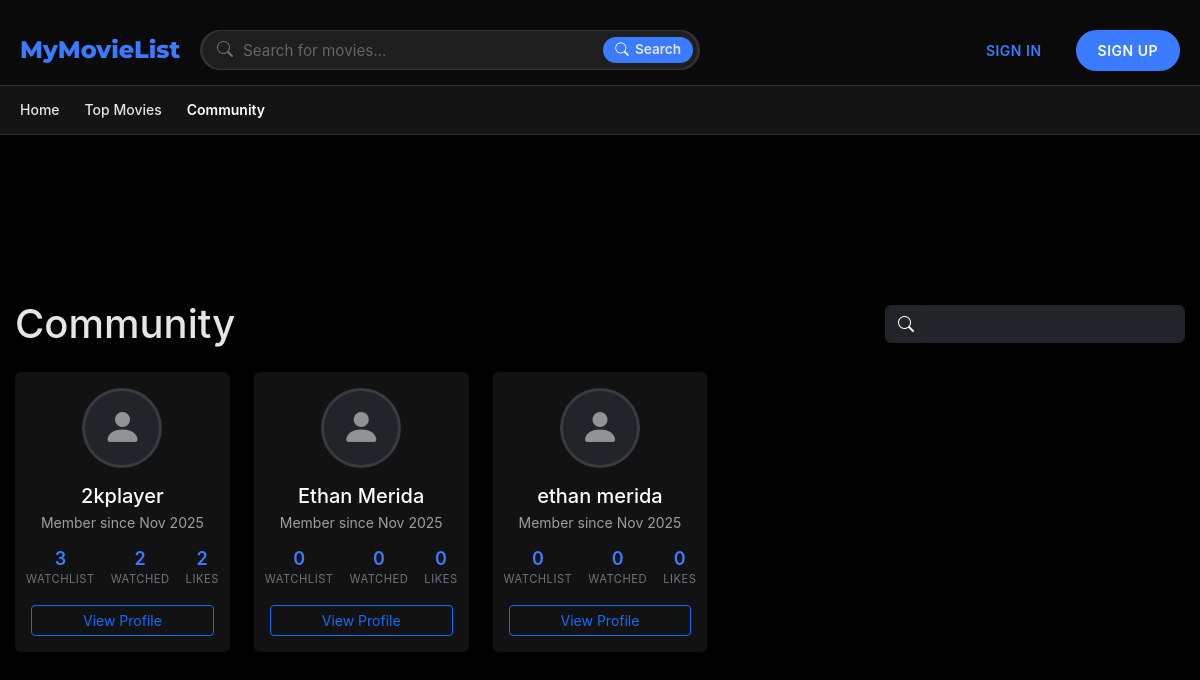
Before: /community with the older database file.
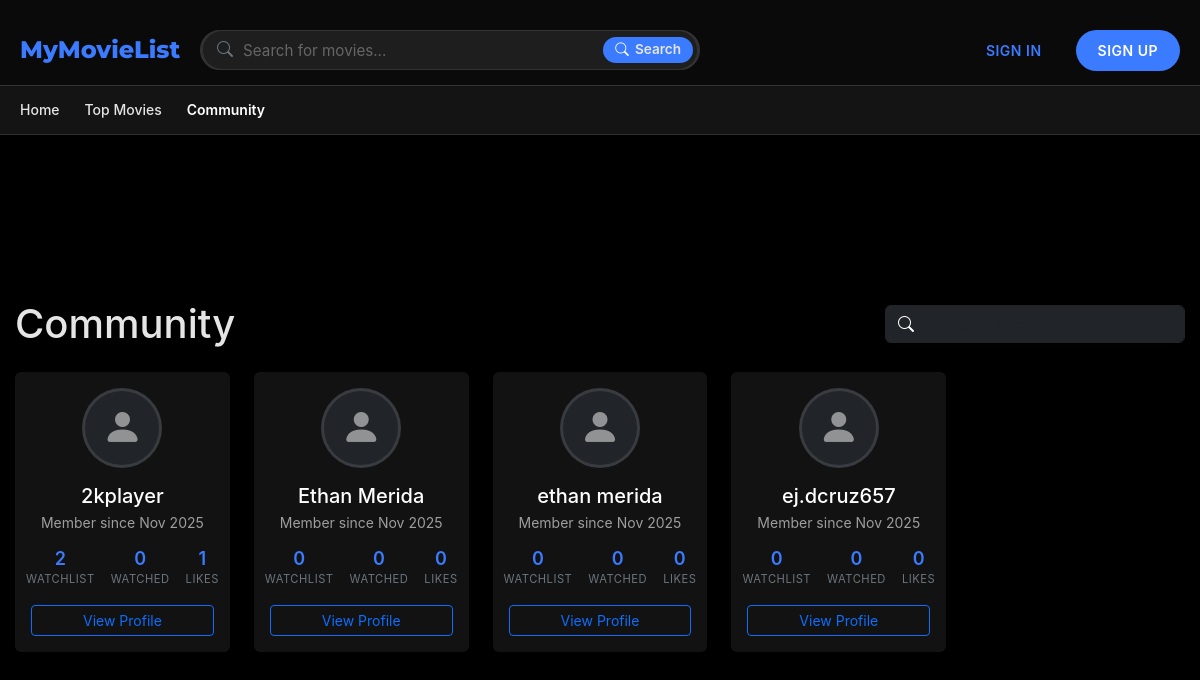
After: the same page with the newer database file.
### board/models.py (models this page shows, shortened)
class User(UserMixin, db.Model):
    __tablename__ = 'users'
    id = db.Column(db.Integer, primary_key=True)
    username = db.Column(db.String(64), unique=True, nullable=False)
    email = db.Column(db.String(120), unique=True, nullable=False)
    password_hash = db.Column(db.String(128))
    created_at = db.Column(db.DateTime, default=datetime.utcnow)
    last_login = db.Column(db.DateTime)
    is_active = db.Column(db.Boolean, default=True)
    watchlist = db.relationship(
        'Movie',
        secondary=watchlist,
        lazy='dynamic',
        backref=db.backref('watchers', lazy='dynamic')
    )
    favorite_movies = db.relationship(
        'Movie',
        secondary=favorites,
        lazy='dynamic',
        backref=db.backref('favorited_by', lazy='dynamic')
    )
    watched_movies = db.relationship(
        'Movie',
        secondary=watched,
        lazy='dynamic',
        backref=db.backref('watched_by', lazy='dynamic')
    )

### board/pages.py (the view)
@bp.route('/community')
def community():
    users = User.query.filter_by(is_active=True)\
                    .order_by(User.last_login.desc())\
                    .limit(50).all()  # Limit to 50 most recent users
    for user in users:
        user.stats = {
            'watchlist_count': user.watchlist.count(),
            'watched_count': user.watched_movies.count(),
            'favorites_count': user.favorite_movies.count()
        }
    return render_template('community.html', users=users)

### board/templates/community.html (shortened to what this page needs)
{% extends "base.html" %}
{% block content %}
<div class="container py-4">
    <div class="d-flex justify-content-between align-items-center mb-4">
        <h1 class="mb-0">Community</h1>
        <div class="d-flex align-items-center">
            <div class="input-group" style="max-width: 300px;">
                <span class="input-group-text bg-dark border-dark"><i class="bi bi-search text-white"></i></span>
                <input type="text" class="form-control bg-dark text-white border-dark" placeholder="Search users..." id="userSearch">
            </div>
        </div>
    </div>
    <div class="row row-cols-2 row-cols-md-3 row-cols-lg-4 row-cols-xl-5 g-4" id="userGrid">
        {% for user in users %}
        <div class="col">
            <div class="card h-100 border-0 shadow-sm hover-shadow transition-all">
                <div class="card-body text-center p-3">
                    <div class="mb-3">
                        <div class="mx-auto position-relative" style="width: 80px; height: 80px;">
                            <div class="avatar-placeholder rounded-circle w-100 h-100 d-flex align-items-center justify-content-center bg-dark">
                                <i class="bi bi-person-fill text-white-50" style="font-size: 2.5rem;"></i>
                            </div>
                        </div>
                    </div>
                    <h5 class="card-title mb-1 text-truncate" title="{{ user.username }}">
                        {{ user.username }}
                    </h5>
                    <p class="text-muted small mb-3">
                        Member since {{ user.created_at.strftime('%b %Y') }}
                    </p>
                    <div class="d-flex justify-content-center gap-3 text-center mb-3">
                        <div class="stat-item">
                            <div class="stat-value">{{ user.stats.watchlist_count }}</div>
                            <div class="stat-label">Watchlist</div>
                        </div>
                        <div class="stat-item">
                            <div class="stat-value">{{ user.stats.watched_count }}</div>
                            <div class="stat-label">Watched</div>
                        </div>
                        <div class="stat-item">
                            <div class="stat-value">{{ user.stats.favorites_count }}</div>
                            <div class="stat-label">Likes</div>
                        </div>
                    </div>
                    <a href="{{ url_for('pages.profile', user_id=user.id) }}"
                       class="btn btn-sm btn-outline-primary w-100">
                        View Profile
                    </a>
                </div>
            </div>
        </div>
        {% endfor %}
    </div>
</div>
{% endblock %}

### board/templates/base.html (shortened to what this page needs)
<!DOCTYPE html>
<html lang="en">
<head>
    <link href="https://cdn.jsdelivr.net/npm/bootstrap@5.3.0/dist/css/bootstrap.min.css" rel="stylesheet">
    <link rel="stylesheet" href="https://cdn.jsdelivr.net/npm/bootstrap-icons@1.10.0/font/bootstrap-icons.css">
    <link rel="stylesheet" href="{{ url_for('static', filename='styles.css') }}">
    <link rel="stylesheet" href="{{ url_for('static', filename='css/movie_transitions.css') }}">
</head>
<body class="{% if request.endpoint == 'pages.my_library' %}library-page{% endif %}">
    <header class="header">
        <div class="header-top">
            <h1>MyMovieList</h1>
            <div class="search-container">
                <form action="{{ url_for('pages.search') }}" method="GET" class="search-form" id="searchForm">
                    <div class="search-bar">
                        <input
                            type="text"
                            name="q"
                            id="searchInput"
                            value="{{ search_query if search_query is defined else '' }}"
                            placeholder="Search for movies..."
                            class="search-input"
                            aria-label="Search movies"
                            required
                        >
                        <button type="submit" class="search-button" aria-label="Search">
                            <i class="bi bi-search"></i>
                            <span class="d-none d-sm-inline">Search</span>
                        </button>
                    </div>
                </form>
            </div>
            <div class="auth-buttons">
                {% if current_user.is_authenticated %}
                    <div class="dropdown">
                        <button class="btn btn-outline-primary dropdown-toggle" type="button" id="userDropdown" data-bs-toggle="dropdown" data-bs-auto-close="true" aria-expanded="false">
                            <i class="bi bi-person-circle"></i> {{ current_user.username }}
                        </button>
                        <div class="dropdown-menu dropdown-menu-dark dropdown-menu-end" aria-labelledby="userDropdown">
                            <a class="dropdown-item" href="{{ url_for('pages.profile') }}"><i class="bi bi-person me-2"></i>Profile</a>
                            <div class="dropdown-divider"></div>
                            <a class="dropdown-item text-danger" href="{{ url_for('pages.signout') }}"><i class="bi bi-box-arrow-right me-2"></i>Sign Out</a>
                        </div>
                    </div>
                {% else %}
                    <a href="{{ url_for('pages.signin') }}" class="btn btn-outline">Sign In</a>
                    <a href="{{ url_for('pages.signup') }}" class="btn btn-primary">Sign Up</a>
                {% endif %}
            </div>
        </div>
        <nav class="main-nav">
            <div class="nav-container">
                <ul class="nav-links">
                    <li class="{% if request.endpoint == 'pages.home' %}active{% endif %}"><a href="{{ url_for('pages.home') }}">Home</a></li>
                    <li class="{% if request.endpoint == 'pages.top_movies' %}active{% endif %}"><a href="{{ url_for('pages.top_movies') }}">Top Movies</a></li>
                    <li class="{% if request.endpoint == 'pages.community' %}active{% endif %}"><a href="{{ url_for('pages.community') }}">Community</a></li>
                </ul>
            </div>
        </nav>
    </header>
    <main class="main-content">
        {% block content %}{% endblock %}
    </main>
</body>
</html>

### board/templates/community.html (style rules this page uses)
.hover-shadow { transition: transform 0.2s ease, box-shadow 0.2s ease; }
.stat-value { font-weight: 600; line-height: 1; color: var(--accent-color); }
.stat-label { font-size: 0.7rem; color: #6c757d; text-transform: uppercase; letter-spacing: 0.5px; }
.avatar-placeholder { overflow: hidden; border: 3px solid rgba(255, 255, 255, 0.1); }

### board/templates/base.html (style rules this page uses)
.header { transition: all 0.3s ease; }

Changed rows visible on the page:
computed for User "2kplayer": stats.watchlist_count "3" → "2"; stats.watched_count "2" → "0"; stats.favorites_count "2" → "1"
added User: username "ej.dcruz657", created_at "Nov 2025", stats.watchlist_count "0", stats.watched_count "0", stats.favorites_count "0"
